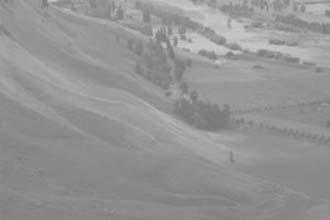
%> input picture citra_test_images/4. Kasus 3/image_01.png, 330 x 220 px
$ octave image_01.m   (GNU Octave 9; MATLAB toolbox functions it lacks are replaced by stand-ins)
%> lines starting %> are read from the running program, lines starting %| are printed output that depends on the picture
### src/manual_histogram.m
function [h, p] = manual_histogram(Image)
    % Fungsi menghitung histogram citra berukuran M x N dengan 256 derajat keabuan.
    % Input:
    %   Image : Matriks citra 2D M x N (uint8 atau double)
    % Output:
    %   h : Frekuensi piksel (0..255)
    %   p : Probabilitas atau Normalisasi (float 0.0..1.0)

    % Ambil ukuran citra (M = jumlah baris, N = jumlah kolom)
    [M, N] = size(Image);

    % Inisialisasi h[0..255] dengan 0
    h = zeros(1, 256);

    % Hitung frekuensi piksel
    for i = 1:M
        for j = 1:N
            val = double(Image(i, j));
            h(val + 1) = h(val + 1) + 1;
        end
    end

    % Normalisasi p[i] dengan jumlah seluruh pixel
    n = M * N;
    p = zeros(1, 256);
    for i = 1:256
        p(i) = h(i) / n;
    end
end

### src/contrast_stretching.m
function ImageOut = contrast_stretching(Image, r_min, r_max)
    % Memetakan rentang piksel citra menggunakan Linear Contrast Stretching
    % Input:
    %   Image   : Matriks citra 2D (uint8 atau double)
    %   r_min   : Batas intensitas bawah (default: min nilai piksel asli)
    %   r_max   : Batas intensitas atas (default: max nilai piksel asli)
    % Output:
    %   ImageOut : Matriks citra 2D hasil peregangan (uint8)

    ImageDouble = double(Image);

    % Penanganan Parameter Default (min max contrast stretching)
    if nargin < 2 || isempty(r_min)
        r_min = min(ImageDouble(:));
    end
    if nargin < 3 || isempty(r_max)
        r_max = max(ImageDouble(:));
    end

    % Hindari pembagian 0
    if r_max == r_min
        ImageOut = uint8(ImageDouble);
        return;
    end
    fprintf('r_min: %.2f | r_max: %.2f\n', r_min, r_max);

    % Linear Contrast Stretching
    ImageStretched = (ImageDouble - r_min) * (255.0 / (r_max - r_min));

    % Clipping jika r_min dan r_max di luar/dalam rentang asli
    ImageStretched(ImageStretched < 0) = 0;
    ImageStretched(ImageStretched > 255) = 255;

    ImageOut = uint8(ImageStretched);
end

### src/power_transform.m
function ImageOut = power_transform(Image, c, gamma)
    % POWER_TRANSFORM
    % Fungsi untuk memetakan pixel menggunakan transformasi pangkat (gamma)
    %   Image : Matriks citra 2D (uint8)
    %   c     : Konstanta pengali (default 1)
    %   gamma : Nilai gamma
    % Output:
    %   ImageOut : Matriks citra 2D hasil transformasi

    if nargin < 2
        c = 1;
    end

    if nargin < 3
        gamma = 1;
    end

    [n, m] = size(Image);
    ImageOut = zeros(n, m, 'uint8');

    for i = 1:n
        for j = 1:m

            % Normalisasi pixel ke rentang 0-1 untuk perhitungan pangkat
            r = double(Image(i, j)) / 255.0;

            % trans power: s = c * r^gamma
            value = c * (r^gamma) * 255.0;
            ImageOut(i, j) = uint8(value);
        end
    end
end

### src/histogram_equalization.m
function ImageOut = histogram_equalization(Image)
    % HistOGRAM_EQUALIZATION
    % Fungsi untuk meratakan distribusi intensitas citra (perataan
    % Histogram)
    % Input:
    %   Image : Matriks citra 2D
    % Output:
    %   ImageOut : Matriks citra 2D hasil ekualisasi

    [n, m] = size(Image);
    Image = uint8(Image);
    total_pixels = n * m;

    % Membuat Histogram dari freq setiap intensitas
    Hist = zeros(1, 256);
    for i = 1:n
        for j = 1:m
            value = double(Image(i, j)) + 1;
            Hist(value) = Hist(value) + 1;
        end
    end

    % Menghitung probabilitas dan nilai CDF (Cumulative Distribution
    % Function)
    cdf = zeros(1, 256);
    sum_prob = 0.0;
    for i = 1:256
        prob = Hist(i) / total_pixels;
        sum_prob = sum_prob + prob;

        % Pemetaan ke grayscale baru (0 - 256)
        cdf(i) = floor(255 * sum_prob);
    end

    % Update pixel citra sesuai hasil pemetaan cdf
    ImageOut = zeros(n, m, 'uint8');
    for i = 1:n
        for j = 1:m
            pixel_value = double(Image(i, j));
            ImageOut(i, j) = uint8(cdf(pixel_value + 1));
        end
    end
end

### cases/4. Kasus 3/image_01.m
% =========================================================================
% IMAGE ENHANCEMENT (KASUS 3, IMAGE 01)
% =========================================================================
% Note: Sesuaikan input atau metode pada bagian #2 dan #5,
% Bagian lain relatif konstan kecuali jika diperlukan perubahan
clear; clc; close all;

% #1 PENGATURAN PATH
addpath(genpath('../../src'));
addpath(genpath('../../citra_test_images'));

% #2 INPUT DAN METADATA
img_path      = '4. Kasus 3/image_01.png'; % Ubah sesuai kasus dan citra uji yang digunakan
method_name   = 'Unprocessed';             % Ubah sesuai metode yang digunakan
method_params = 'None';                    % Ubah sesuai parameter yang digunakan

img_in = imread(img_path);
%> img_in is the input picture: size 220x330x3 uint8; min 117, max 206, mean 147.6

% #3 HANDLING TIPE CITRA (GRAYSCALE DAN RGB)
is_3ch = (size(img_in, 3) == 3);
is_grayscale = false;
if is_3ch
    diff_rg = max(abs(double(img_in(:,:,1)) - double(img_in(:,:,2))), [], 'all');
%> diff_rg = 0
    diff_rb = max(abs(double(img_in(:,:,1)) - double(img_in(:,:,3))), [], 'all');
%> diff_rb = 0
    if diff_rg == 0 && diff_rb == 0
        is_grayscale = true;
    end
else
    is_grayscale = true;
end

% #4 ANALISIS STATISTIK DAN HISTOGRAM AWAL
if is_grayscale
    img_in_proc = img_in(:,:,1);
    [~, hist_in] = manual_histogram(img_in_proc);
%> after the loop in manual_histogram, `for i = 1:M`: h = 256 values, max 3861 at index 137, min 0 at index 1, mean 283.6
%> after the loop in manual_histogram, `for i = 1:256`: p = 256 values, max 0.0532 at index 137, min 0 at index 1, mean 0.00391
%> hist_in has the same summary as p in manual_histogram
    stats_in = struct('min', min(img_in_proc,[],'all'), ...
                      'max', max(img_in_proc,[],'all'), ...
                      'mean', mean(double(img_in_proc),'all'), ...
                      'std', std(double(img_in_proc),0,'all'));
%> stats_in = {min 117, max 206, mean 147.6, std 13.62}
else
    [~, hist_in_R] = manual_histogram(img_in(:,:,1));
    [~, hist_in_G] = manual_histogram(img_in(:,:,2));
    [~, hist_in_B] = manual_histogram(img_in(:,:,3));
    stats_in = struct('min',  [min(img_in(:,:,1),[],'all'), min(img_in(:,:,2),[],'all'), min(img_in(:,:,3),[],'all')], ...
                      'max',  [max(img_in(:,:,1),[],'all'), max(img_in(:,:,2),[],'all'), max(img_in(:,:,3),[],'all')], ...
                      'mean', [mean(double(img_in(:,:,1)),'all'), mean(double(img_in(:,:,2)),'all'), mean(double(img_in(:,:,3)),'all')], ...
                      'std',  [std(double(img_in(:,:,1)),0,'all'), std(double(img_in(:,:,2)),0,'all'), std(double(img_in(:,:,3)),0,'all')]);
end

% #5 PROSES ENHANCEMENT
method_name   = 'Intensity Transformation -> Contrast Stretching';
method_params = 'Min-Max Stretching';

if is_grayscale
    img_out = contrast_stretching(img_in_proc);
%> in contrast_stretching, `r_min = min(ImageDouble(:));`: r_min = 117
%> in contrast_stretching, `r_max = max(ImageDouble(:));`: r_max = 206
%| r_min: 117.00 | r_max: 206.00
%> in contrast_stretching, `ImageStretched = (ImageDouble - r_min) * (255.0 / (r_max - r_min));`:
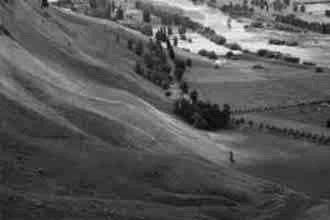
%> ImageStretched: size 220x330 double; min 0, max 255, mean 87.6
    if is_3ch
        img_out = cat(3, img_out, img_out, img_out);
    end
else
    img_out = zeros(size(img_in), 'like', img_in);
    for c = 1:3
        img_out(:,:,c) = contrast_stretching(img_in(:,:,c));
    end
end

% #6 ANALISIS STATISTIK DAN HISTOGRAM AKHIR
if is_grayscale
    if is_3ch && size(img_out, 3) == 3
        img_out_proc = img_out(:,:,1);
    else
        img_out_proc = img_out;
    end
    [~, hist_out] = manual_histogram(img_out_proc);
%> hist_out = 256 values, max 0.0532 at index 55, min 0 at index 2, mean 0.00391
    stats_out = struct('min', min(img_out_proc,[],'all'), ...
                       'max', max(img_out_proc,[],'all'), ...
                       'mean', mean(double(img_out_proc),'all'), ...
                       'std', std(double(img_out_proc),0,'all'));
%> stats_out = {min 0, max 255, mean 87.59, std 39.03}
else
    [~, hist_out_R] = manual_histogram(img_out(:,:,1));
    [~, hist_out_G] = manual_histogram(img_out(:,:,2));
    [~, hist_out_B] = manual_histogram(img_out(:,:,3));
    stats_out = struct('min',  [min(img_out(:,:,1),[],'all'), min(img_out(:,:,2),[],'all'), min(img_out(:,:,3),[],'all')], ...
                      'max',  [max(img_out(:,:,1),[],'all'), max(img_out(:,:,2),[],'all'), max(img_out(:,:,3),[],'all')], ...
                      'mean', [mean(double(img_out(:,:,1)),'all'), mean(double(img_out(:,:,2)),'all'), mean(double(img_out(:,:,3)),'all')], ...
                      'std',  [std(double(img_out(:,:,1)),0,'all'), std(double(img_out(:,:,2)),0,'all'), std(double(img_out(:,:,3)),0,'all')]);
end

% #7 RINGKASAN OUTPUT
if is_grayscale
    if is_3ch
        type_str = 'Grayscale (Pseudo-RGB 3 Channel)';
    else
        type_str = 'Grayscale (1 Channel)';
    end
else
    type_str = 'RGB (True Color 3 Channel)';
end

fprintf('\n--- INFORMASI CITRA DAN METODE ENHANCEMENT ---\n');
fprintf('File Citra : %s\n', img_path);
fprintf('Tipe Citra : %s\n', type_str);
fprintf('Metode     : %s\n', method_name);
fprintf('Parameter  : %s\n', method_params);

if is_grayscale
    fprintf('\n--- STATISTIK CITRA MASUKAN ---\n');
    fprintf('Min    : %3d\n', stats_in.min);
%| Min    : 117
    fprintf('Max    : %3d\n', stats_in.max);
%| Max    : 206
    fprintf('Mean   : %6.2f\n', stats_in.mean);
%| Mean   : 147.58
    fprintf('StdDev : %6.2f\n', stats_in.std);
%| StdDev :  13.62

    fprintf('\n--- STATISTIK CITRA HASIL ENHANCEMENT ---\n');
    fprintf('Min    : %3d\n', stats_out.min);
%| Min    :   0
    fprintf('Max    : %3d\n', stats_out.max);
%| Max    : 255
    fprintf('Mean   : %6.2f\n', stats_out.mean);
%| Mean   :  87.59
    fprintf('StdDev : %6.2f\n', stats_out.std);
%| StdDev :  39.03
else
    fprintf('\n--- STATISTIK CITRA MASUKAN ---\n');
    fprintf('Channel | Min | Max |   Mean   |  StdDev\n');
    fprintf('  R     | %3d | %3d | %8.2f | %8.2f\n', stats_in.min(1), stats_in.max(1), stats_in.mean(1), stats_in.std(1));
    fprintf('  G     | %3d | %3d | %8.2f | %8.2f\n', stats_in.min(2), stats_in.max(2), stats_in.mean(2), stats_in.std(2));
    fprintf('  B     | %3d | %3d | %8.2f | %8.2f\n', stats_in.min(3), stats_in.max(3), stats_in.mean(3), stats_in.std(3));

    fprintf('\n--- STATISTIK CITRA HASIL ENHANCEMENT ---\n');
    fprintf('Channel | Min | Max |   Mean   |  StdDev\n');
    fprintf('  R     | %3d | %3d | %8.2f | %8.2f\n', stats_out.min(1), stats_out.max(1), stats_out.mean(1), stats_out.std(1));
    fprintf('  G     | %3d | %3d | %8.2f | %8.2f\n', stats_out.min(2), stats_out.max(2), stats_out.mean(2), stats_out.std(2));
    fprintf('  B     | %3d | %3d | %8.2f | %8.2f\n', stats_out.min(3), stats_out.max(3), stats_out.mean(3), stats_out.std(3));
end

% #8 VISUALISASI PERBANDINGAN
figure('Name', ['Pengujian: ' img_path], 'NumberTitle', 'off');

% Citra Masukan vs Citra Hasil
subplot(2, 2, 1); imshow(img_in);  title('Citra Masukan');
subplot(2, 2, 2); imshow(img_out); title(['Hasil Enhancement: ' method_name]);

% Histogram Awal vs Histogram Hasil
subplot(2, 2, 3);
if is_grayscale
    bar(0:255, hist_in, 'BarWidth', 1, 'FaceColor', [0.2 0.2 0.2]);
    title('Histogram Awal');
else
    plot(0:255, hist_in_R, 'r', 0:255, hist_in_G, 'g', 0:255, hist_in_B, 'b', 'LineWidth', 1.2);
    title('Histogram Awal (RGB)'); legend('R', 'G', 'B');
end
xlabel('Intensitas'); ylabel('Probabilitas'); grid on;

subplot(2, 2, 4);
if is_grayscale
    bar(0:255, hist_out, 'BarWidth', 1, 'FaceColor', [0.2 0.2 0.2]);
    title('Histogram Hasil');
else
    plot(0:255, hist_out_R, 'r', 0:255, hist_out_G, 'g', 0:255, hist_out_B, 'b', 'LineWidth', 1.2);
    title('Histogram Hasil (RGB)'); legend('R', 'G', 'B');
end
xlabel('Intensitas'); ylabel('Probabilitas'); grid on;
%> after `grid on`:
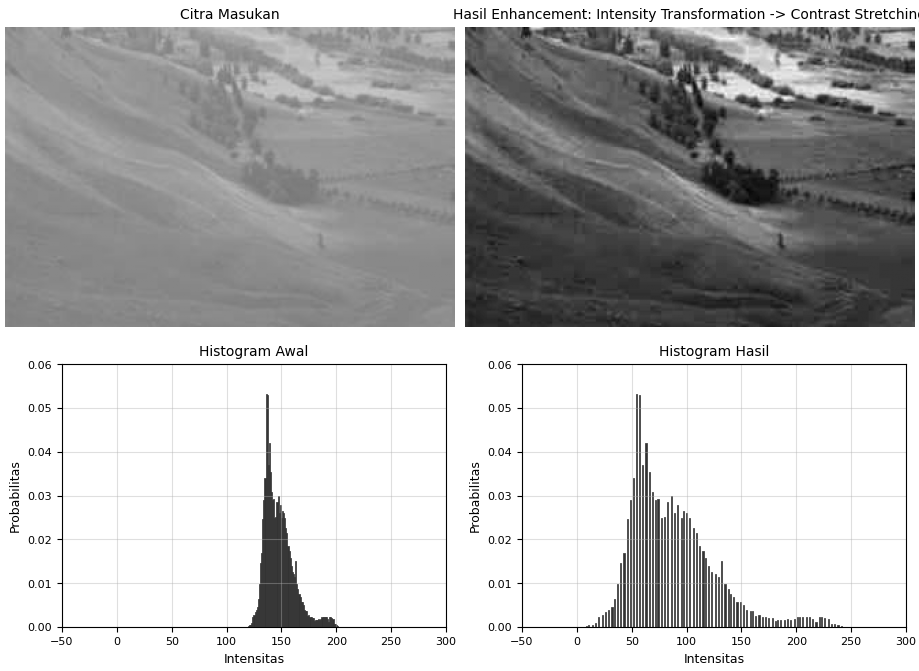
%> figure redrawn from the program's plot data, 4 panels

% #9 EKSPLORASI I
% Perbandingan Contrast Stretching (Min-Max vs Percentile) dengan Histogram Equalization dan Gamma Correction

manual_r_min = 120;
manual_r_max = 201;

if is_grayscale
    img_cs_minmax_proc = contrast_stretching(img_in_proc);
%| r_min: 117.00 | r_max: 206.00
    img_cs_manual_proc = contrast_stretching(img_in_proc, manual_r_min, manual_r_max);
    img_gamma_low_proc  = power_transform(img_in_proc, 1, 0.5);
%> after the loop in power_transform, `for i = 1:n`:
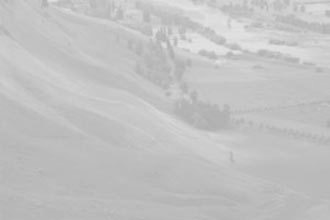
%> ImageOut: size 220x330 uint8; min 173, max 229, mean 193.8
    img_gamma_high_proc = power_transform(img_in_proc, 1, 1.5);
%> call 2 of power_transform, with c = 1, gamma = 1.5
%> after the loop in power_transform (call 2), `for i = 1:n`:
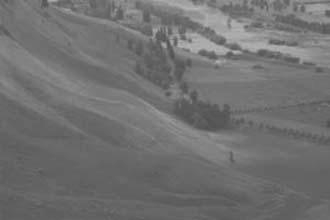
%> ImageOut: size 220x330 uint8; min 79, max 185, mean 112.6
    img_he_proc         = histogram_equalization(img_in_proc);
%> after the loop in histogram_equalization, `for i = 1:n`: Hist has the same summary as h in manual_histogram
%> after the loop in histogram_equalization, `for i = 1:256`: cdf = 256 values from 0 to 255; sum_prob = 1
%> after the loop in histogram_equalization, `for i = 1:n`:
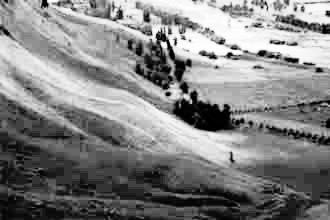
%> ImageOut: size 220x330 uint8; min 0, max 255, mean 130.3

    if is_3ch
        img_cs_minmax = cat(3, img_cs_minmax_proc, img_cs_minmax_proc, img_cs_minmax_proc);
        img_cs_manual = cat(3, img_cs_manual_proc, img_cs_manual_proc, img_cs_manual_proc);
        img_gamma_low  = cat(3, img_gamma_low_proc, img_gamma_low_proc, img_gamma_low_proc);
        img_gamma_high = cat(3, img_gamma_high_proc, img_gamma_high_proc, img_gamma_high_proc);
        img_he         = cat(3, img_he_proc, img_he_proc, img_he_proc);
    else
        img_cs_minmax = img_cs_minmax_proc;
        img_cs_manual = img_cs_manual_proc;
        img_gamma_low  = img_gamma_low_proc;
        img_gamma_high = img_gamma_high_proc;
        img_he         = img_he_proc;
    end
else
    img_cs_minmax = zeros(size(img_in), 'like', img_in);
    img_cs_manual = zeros(size(img_in), 'like', img_in);
    img_gamma_low  = zeros(size(img_in), 'like', img_in);
    img_gamma_high = zeros(size(img_in), 'like', img_in);
    img_he         = zeros(size(img_in), 'like', img_in);

    for c = 1:3
        img_cs_minmax(:,:,c) = contrast_stretching(img_in(:,:,c));
        img_cs_manual(:,:,c) = contrast_stretching(img_in(:,:,c), manual_r_min, manual_r_max);
        img_gamma_low(:,:,c)  = power_transform(img_in(:,:,c), 1, 0.5);
        img_gamma_high(:,:,c) = power_transform(img_in(:,:,c), 1, 1.5);
        img_he(:,:,c)         = histogram_equalization(img_in(:,:,c));
    end
end

figure('Name', ['Eksplorasi I - Perbandingan Variasi Enhancement: ' img_path], 'NumberTitle', 'off');
subplot(2, 3, 1); imshow(img_in);         title('1. Citra Masukan');
subplot(2, 3, 2); imshow(img_cs_minmax);  title('2. CS Default (Min-Max)');
subplot(2, 3, 3); imshow(img_cs_manual);  title(sprintf('3. CS Manual Range (%d-%d)', manual_r_min, manual_r_max));
subplot(2, 3, 4); imshow(img_he);         title('4. Histogram Equalization');
subplot(2, 3, 5); imshow(img_gamma_low);  title('5. Gamma Correction (gamma = 0.5)');
subplot(2, 3, 6); imshow(img_gamma_high); title('6. Gamma Correction (gamma = 1.5)');

% #10 EKSPLORASI II
% Analisis perbandingan Min-Max Stretching Default vs Manual Range beserta histogramnya

if is_grayscale
    [~, hist_in_val]     = manual_histogram(img_in_proc);
%> hist_in_val has the same summary as p in manual_histogram
    [~, hist_minmax_val] = manual_histogram(img_cs_minmax_proc);
%> hist_minmax_val has the same summary as hist_out
    [~, hist_manual_val] = manual_histogram(img_cs_manual_proc);
%> hist_manual_val = 256 values, max 0.0532 at index 51, min 0 at index 2, mean 0.00391
end

figure('Name', ['Eksplorasi II - Analisis Min-Max vs Manual Range Stretching: ' img_path], 'NumberTitle', 'off');
subplot(2, 3, 1); imshow(img_in);        title('1. Citra Masukan');
subplot(2, 3, 2); imshow(img_cs_minmax); title('2. CS Default (Min-Max)');
subplot(2, 3, 3); imshow(img_cs_manual); title(sprintf('3. CS Manual Range (%d-%d)', manual_r_min, manual_r_max));

subplot(2, 3, 4);
if is_grayscale
    bar(0:255, hist_in_val, 'BarWidth', 1, 'FaceColor', [0.3 0.3 0.3]);
else
    plot(0:255, hist_in_R, 'r', 0:255, hist_in_G, 'g', 0:255, hist_in_B, 'b', 'LineWidth', 1.2);
end
title('Histogram Citra Masukan');
xlabel('Intensitas'); ylabel('Probabilitas'); grid on; xlim([0 255]);

subplot(2, 3, 5);
if is_grayscale
    bar(0:255, hist_minmax_val, 'BarWidth', 1, 'FaceColor', [0.2 0.4 0.8]);
else
    [~, h_mm_R] = manual_histogram(img_cs_minmax(:,:,1));
    [~, h_mm_G] = manual_histogram(img_cs_minmax(:,:,2));
    [~, h_mm_B] = manual_histogram(img_cs_minmax(:,:,3));
    plot(0:255, h_mm_R, 'r', 0:255, h_mm_G, 'g', 0:255, h_mm_B, 'b', 'LineWidth', 1.2);
end
title('Histogram CS Default (Min-Max)');
xlabel('Intensitas'); ylabel('Probabilitas'); grid on; xlim([0 255]);

subplot(2, 3, 6);
if is_grayscale
    bar(0:255, hist_manual_val, 'BarWidth', 1, 'FaceColor', [0.8 0.2 0.2]);
else
    [~, h_man_R] = manual_histogram(img_cs_manual(:,:,1));
    [~, h_man_G] = manual_histogram(img_cs_manual(:,:,2));
    [~, h_man_B] = manual_histogram(img_cs_manual(:,:,3));
    plot(0:255, h_man_R, 'r', 0:255, h_man_G, 'g', 0:255, h_man_B, 'b', 'LineWidth', 1.2);
end
title(sprintf('Histogram CS Manual (%d-%d)', manual_r_min, manual_r_max));
xlabel('Intensitas'); ylabel('Probabilitas'); grid on; xlim([0 255]);
%> after `xlim([0 255])`:
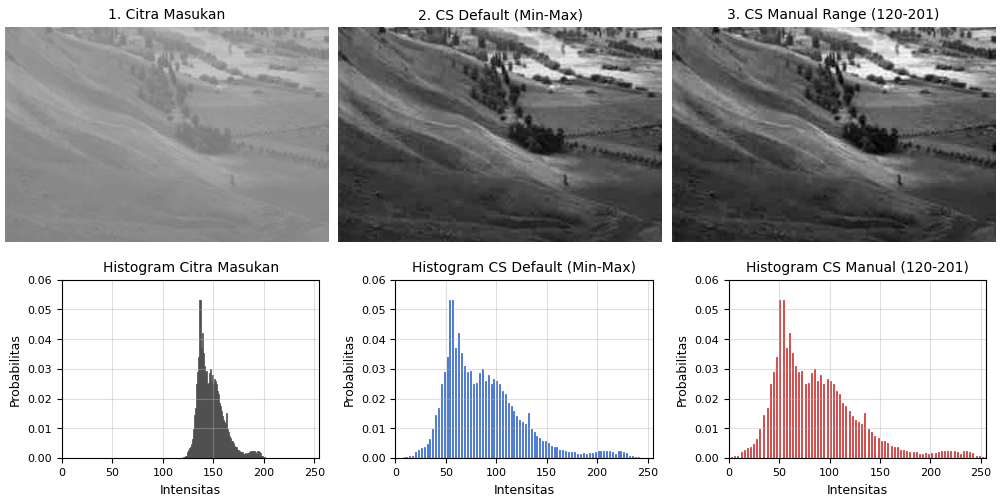
%> figure redrawn from the program's plot data, 6 panels

$ run again, with citra_test_images/4. Kasus 3/image_02.png copied over citra_test_images/4. Kasus 3/image_01.png
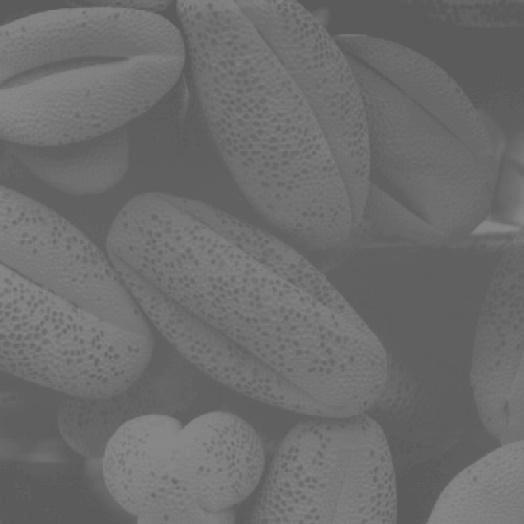
%> input picture citra_test_images/4. Kasus 3/image_02.png, 524 x 524 px
%> img_in is the input picture: size 524x524x3 uint8; min 84, max 140, mean 108.7
%> diff_rg = 0
%> after the loop in manual_histogram, `for i = 1:M`: h = 256 values, max 20271 at index 97, min 0 at index 1, mean 1072.6
%> after the loop in manual_histogram, `for i = 1:256`: p = 256 values, max 0.0738 at index 97, min 0 at index 1, mean 0.00391
%> hist_in has the same summary as p in manual_histogram
%> stats_in = {min 84, max 140, mean 108.7, std 11.35}
%> r_min = 84
%> r_max = 140
%| r_min: 84.00 | r_max: 140.00
%> hist_out = 256 values, max 0.0738 at index 56, min 0 at index 2, mean 0.00391
%> stats_out = {min 0, max 255, mean 112.5, std 51.66}
%| Min    :  84
%| Max    : 140
%| Mean   : 108.70
%| StdDev :  11.35
%| Min    :   0
%| Max    : 255
%| Mean   : 112.51
%| StdDev :  51.66
%| r_min: 84.00 | r_max: 140.00
%> after the loop in power_transform (call 2), `for i = 1:n`:
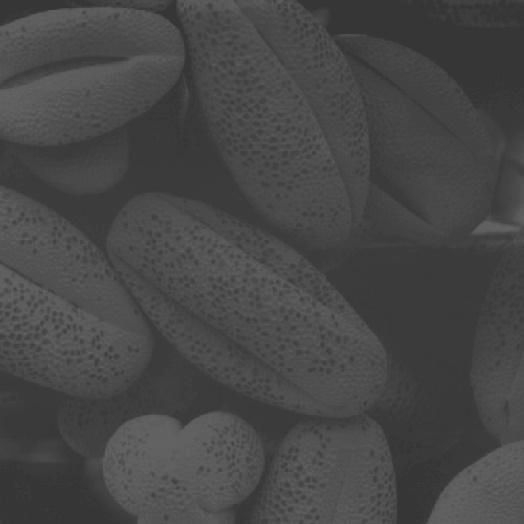
%> ImageOut: size 524x524 uint8; min 48, max 104, mean 71.1
%> after the loop in histogram_equalization, `for i = 1:n`: Hist has the same summary as h in manual_histogram
%> after the loop in histogram_equalization, `for i = 1:256`: cdf = 256 values from 0 to 255; sum_prob = 1
%> after the loop in histogram_equalization, `for i = 1:n`:
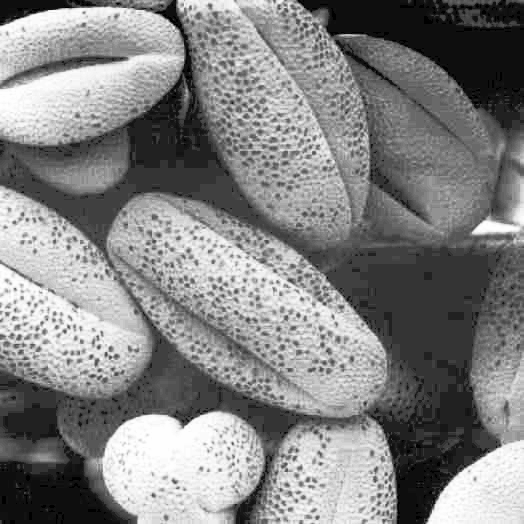
%> ImageOut: size 524x524 uint8; min 0, max 255, mean 130.8
%> hist_in_val has the same summary as p in manual_histogram
%> hist_minmax_val has the same summary as hist_out
%> hist_manual_val = 256 values, max 0.833 at index 1, min 0 at index 2, mean 0.00391
